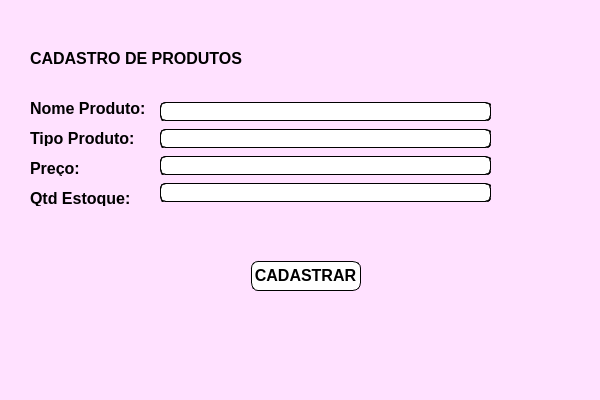
<?xml version="1.0" encoding="UTF-8"?>
<ui version="4.0">
 <class>Janela_Produtos_Cadastro</class>
 <widget class="QMainWindow" name="Janela_Produtos_Cadastro">
  <property name="windowModality">
   <enum>Qt::NonModal</enum>
  </property>
  <property name="geometry">
   <rect>
    <x>0</x>
    <y>0</y>
    <width>600</width>
    <height>400</height>
   </rect>
  </property>
  <property name="windowTitle">
   <string>Cadastro de Produtos</string>
  </property>
  <property name="styleSheet">
   <string notr="true">background-color: rgb(255, 225, 255);</string>
  </property>
  <widget class="QWidget" name="centralwidget">
   <widget class="QLabel" name="lblRg">
    <property name="geometry">
     <rect>
      <x>30</x>
      <y>160</y>
      <width>121</width>
      <height>16</height>
     </rect>
    </property>
    <property name="font">
     <font>
      <pointsize>12</pointsize>
      <weight>75</weight>
      <bold>true</bold>
     </font>
    </property>
    <property name="text">
     <string>Preço:</string>
    </property>
   </widget>
   <widget class="QWidget" name="layoutWidget">
    <property name="geometry">
     <rect>
      <x>160</x>
      <y>100</y>
      <width>331</width>
      <height>108</height>
     </rect>
    </property>
    <layout class="QVBoxLayout" name="verticalLayout">
     <item>
      <widget class="QLineEdit" name="txtNomeProdCadastro">
       <property name="font">
        <font>
         <pointsize>10</pointsize>
        </font>
       </property>
       <property name="styleSheet">
        <string notr="true">background-color: rgb(255, 255, 255);
border-radius: 5px;
border-style: groove;
border-width: 1px</string>
       </property>
      </widget>
     </item>
     <item>
      <widget class="QLineEdit" name="txtTipoProdCadastro">
       <property name="font">
        <font>
         <pointsize>10</pointsize>
        </font>
       </property>
       <property name="styleSheet">
        <string notr="true">background-color: rgb(255, 255, 255);
border-radius: 5px;
border-style: groove;
border-width: 1px</string>
       </property>
      </widget>
     </item>
     <item>
      <widget class="QLineEdit" name="txtPrecoProdCadastro">
       <property name="font">
        <font>
         <pointsize>10</pointsize>
        </font>
       </property>
       <property name="styleSheet">
        <string notr="true">background-color: rgb(255, 255, 255);
border-radius: 5px;
border-style: groove;
border-width: 1px</string>
       </property>
      </widget>
     </item>
     <item>
      <widget class="QLineEdit" name="txtQtdProdCadastro">
       <property name="font">
        <font>
         <pointsize>10</pointsize>
        </font>
       </property>
       <property name="styleSheet">
        <string notr="true">background-color: rgb(255, 255, 255);
border-radius: 5px;
border-style: groove;
border-width: 1px</string>
       </property>
      </widget>
     </item>
    </layout>
   </widget>
   <widget class="QLabel" name="lblNome">
    <property name="geometry">
     <rect>
      <x>30</x>
      <y>100</y>
      <width>121</width>
      <height>16</height>
     </rect>
    </property>
    <property name="font">
     <font>
      <pointsize>12</pointsize>
      <weight>75</weight>
      <bold>true</bold>
     </font>
    </property>
    <property name="text">
     <string>Nome Produto:</string>
    </property>
   </widget>
   <widget class="QLabel" name="lblSobreNome">
    <property name="geometry">
     <rect>
      <x>30</x>
      <y>130</y>
      <width>121</width>
      <height>16</height>
     </rect>
    </property>
    <property name="font">
     <font>
      <pointsize>12</pointsize>
      <weight>75</weight>
      <bold>true</bold>
     </font>
    </property>
    <property name="text">
     <string>Tipo Produto:</string>
    </property>
   </widget>
   <widget class="QPushButton" name="btnCadastrarProduto">
    <property name="geometry">
     <rect>
      <x>250</x>
      <y>260</y>
      <width>111</width>
      <height>31</height>
     </rect>
    </property>
    <property name="font">
     <font>
      <pointsize>12</pointsize>
      <weight>75</weight>
      <bold>true</bold>
     </font>
    </property>
    <property name="styleSheet">
     <string notr="true">background-color: rgb(255, 255, 255);
border-radius: 8px;
border-style: groove;
border-width: 2px
</string>
    </property>
    <property name="text">
     <string>CADASTRAR</string>
    </property>
   </widget>
   <widget class="QLabel" name="label_3">
    <property name="geometry">
     <rect>
      <x>30</x>
      <y>50</y>
      <width>221</width>
      <height>16</height>
     </rect>
    </property>
    <property name="font">
     <font>
      <pointsize>12</pointsize>
      <weight>75</weight>
      <bold>true</bold>
     </font>
    </property>
    <property name="text">
     <string>CADASTRO DE PRODUTOS</string>
    </property>
   </widget>
   <widget class="QLabel" name="lblEndereco">
    <property name="geometry">
     <rect>
      <x>30</x>
      <y>190</y>
      <width>121</width>
      <height>16</height>
     </rect>
    </property>
    <property name="font">
     <font>
      <pointsize>12</pointsize>
      <weight>75</weight>
      <bold>true</bold>
     </font>
    </property>
    <property name="text">
     <string>Qtd Estoque:</string>
    </property>
   </widget>
  </widget>
  <widget class="QMenuBar" name="menubar">
   <property name="geometry">
    <rect>
     <x>0</x>
     <y>0</y>
     <width>600</width>
     <height>21</height>
    </rect>
   </property>
  </widget>
  <widget class="QStatusBar" name="statusbar"/>
 </widget>
 <resources/>
 <connections/>
</ui>
